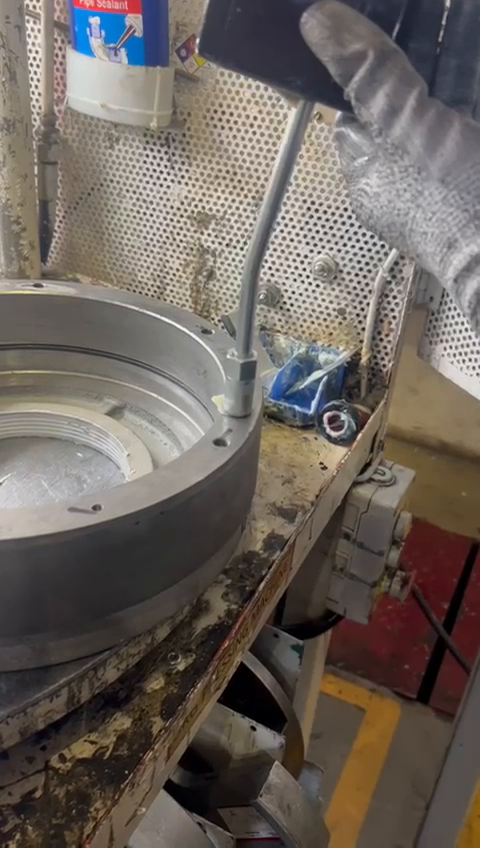
#> input picture frame 44 of frame/input.mp4, 480 x 848 px
$ python sample.py   (older library calls are emulated)
#> lines starting #> are read from the running program, lines starting #| are printed output that depends on the picture
#> further down, frame is the input picture: shape (848, 480, 3); mean B, G, R 93.2, 99.6, 108.1
import cv2
import os

# ================= SETTINGS =================
VIDEO_PATH = r"C:\Users\cg636\Documents\New folder\AI_ML\frame\input.mp4"
OUTPUT_DIR = "raw_dataset"

LAPLACIAN_THRESHOLD = 200
EDGE_DENSITY_THRESHOLD = 0.015
# ============================================

# ---------- Create output folder ----------
os.makedirs(OUTPUT_DIR, exist_ok=True)

# ---------- Blur detection ----------
def is_blurry(frame):
    gray = cv2.cvtColor(frame, cv2.COLOR_BGR2GRAY)
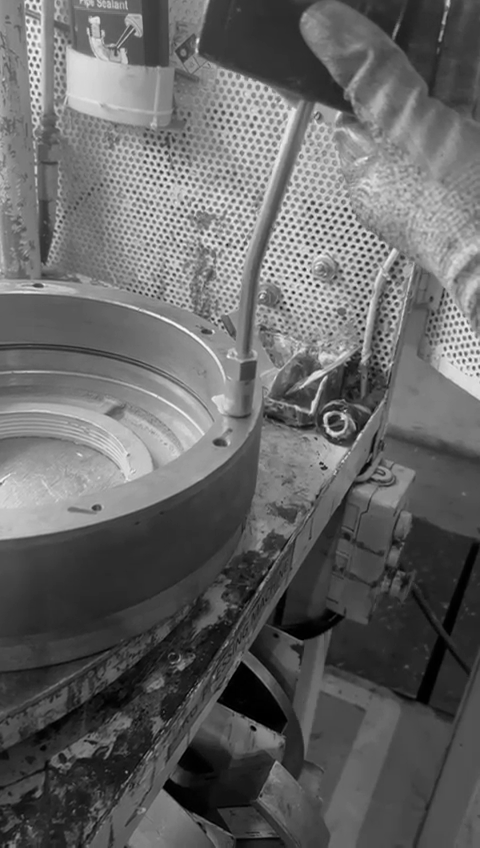
#> gray: shape (848, 480); min 0, max 253, mean 101.4

    lap_var = cv2.Laplacian(gray, cv2.CV_64F).var()
#> lap_var = 319.7
    edges = cv2.Canny(gray, 50, 150)
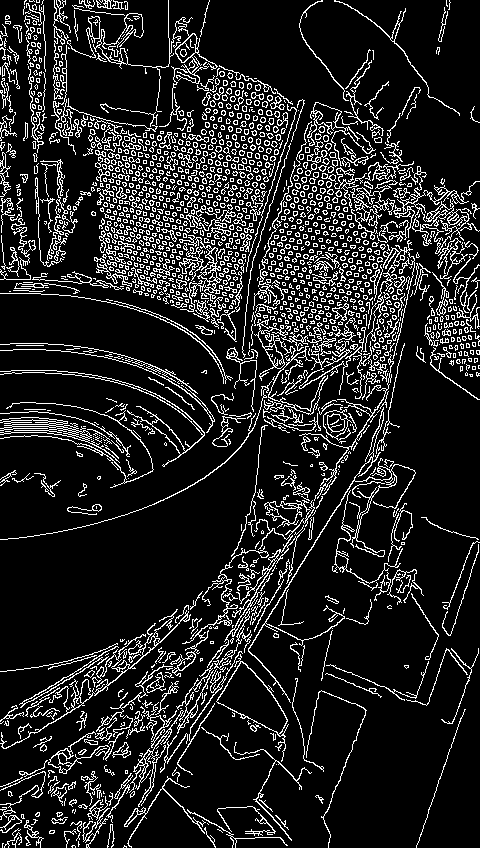
#> edges: shape (848, 480); 13.7% white in thin lines or dots
    edge_density = edges.mean() / 255.0
#> edge_density = 0.137

    return lap_var < LAPLACIAN_THRESHOLD or edge_density < EDGE_DENSITY_THRESHOLD

# ---------- Main ----------
cap = cv2.VideoCapture(VIDEO_PATH)
if not cap.isOpened():
    raise RuntimeError("Cannot open video file")

frame_id = 0
saved = 0
skipped_blur = 0

while True:
    ret, frame = cap.read()
    if not ret:
        break

    if is_blurry(frame):
        skipped_blur += 1
    else:
        filename = f"frame_{saved:06d}.jpg"
#> filename = 'frame_000000.jpg'
        cv2.imwrite(os.path.join(OUTPUT_DIR, filename), frame)
        saved += 1

    frame_id += 1

cap.release()

print("Raw dataset extraction completed")
print("Total frames read :", frame_id)
print("Saved (clean)     :", saved)
print("Skipped (blurry)  :", skipped_blur)

$ run again, starting later in the video
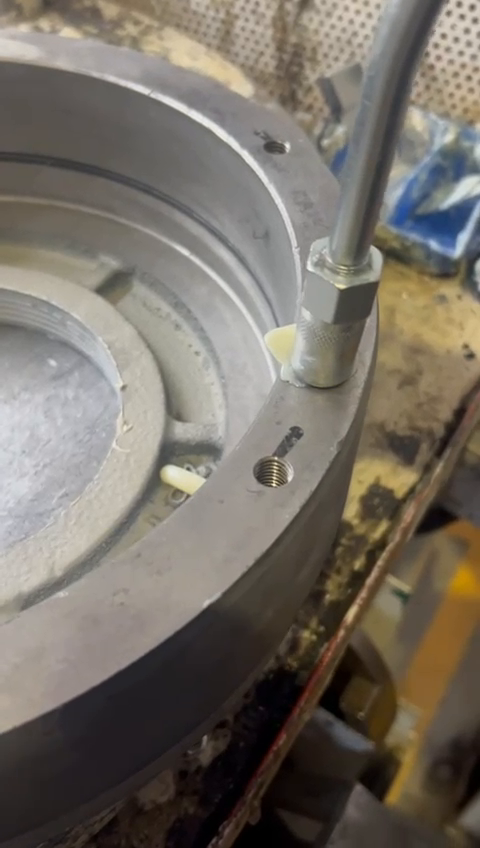
#> input picture frame 200 of frame/input.mp4, 480 x 848 px
#> frame is the input picture: shape (848, 480, 3); mean B, G, R 102, 111.5, 118.4
#> in is_blurry, `gray = cv2.cvtColor(frame, cv2.COLOR_BGR2GRAY)`:
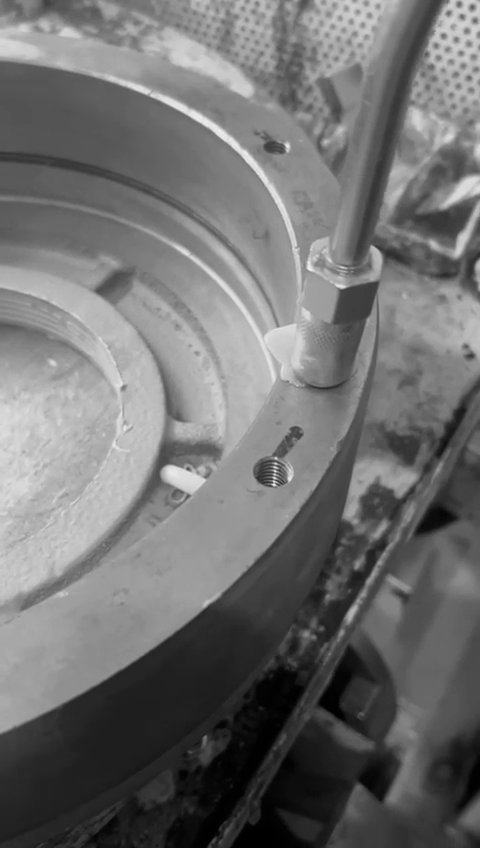
#> gray: shape (848, 480); min 0, max 242, mean 112.5
#> lap_var = 39.24
#> in is_blurry, `edges = cv2.Canny(gray, 50, 150)`:
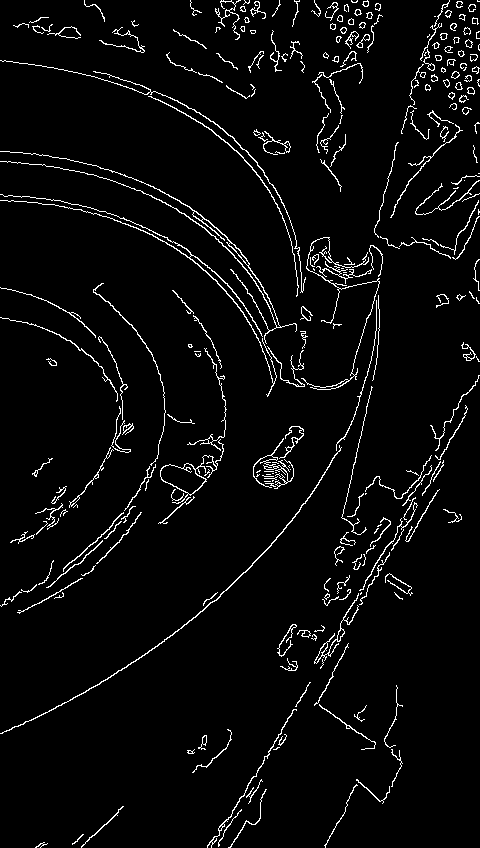
#> edges: shape (848, 480); 4.1% white in thin lines or dots
#> edge_density = 0.0408
#> skipped_blur = 1

$ run again, starting later in the video
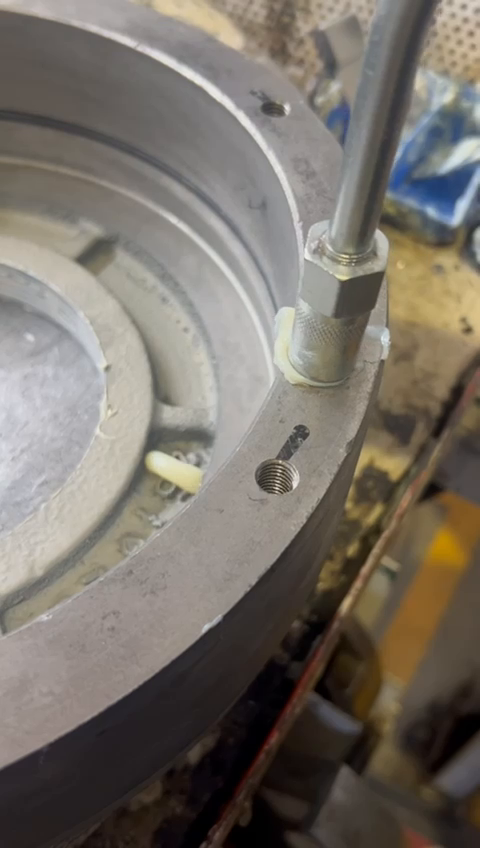
#> input picture frame 356 of frame/input.mp4, 480 x 848 px
#> frame is the input picture: shape (848, 480, 3); mean B, G, R 104.8, 113.3, 120
#> in is_blurry, `gray = cv2.cvtColor(frame, cv2.COLOR_BGR2GRAY)`:
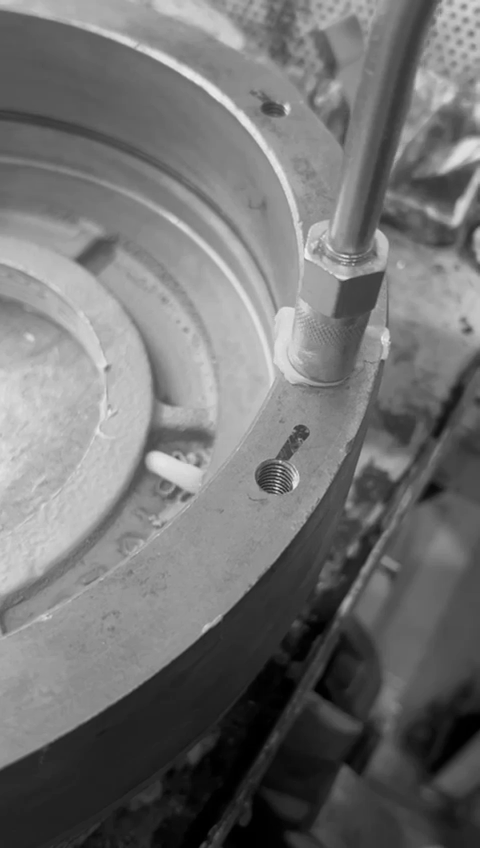
#> gray: shape (848, 480); min 0, max 241, mean 114.3
#> lap_var = 46.37
#> in is_blurry, `edges = cv2.Canny(gray, 50, 150)`:
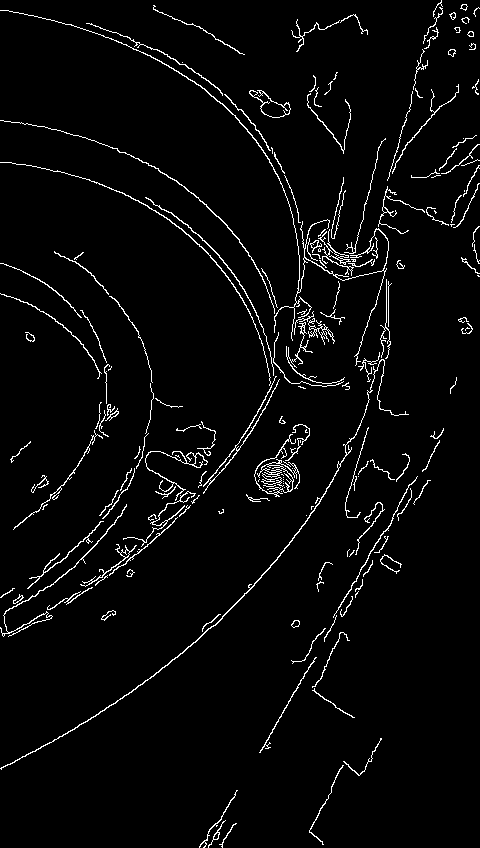
#> edges: shape (848, 480); 3.5% white in thin lines or dots
#> edge_density = 0.0347
#> skipped_blur = 1
